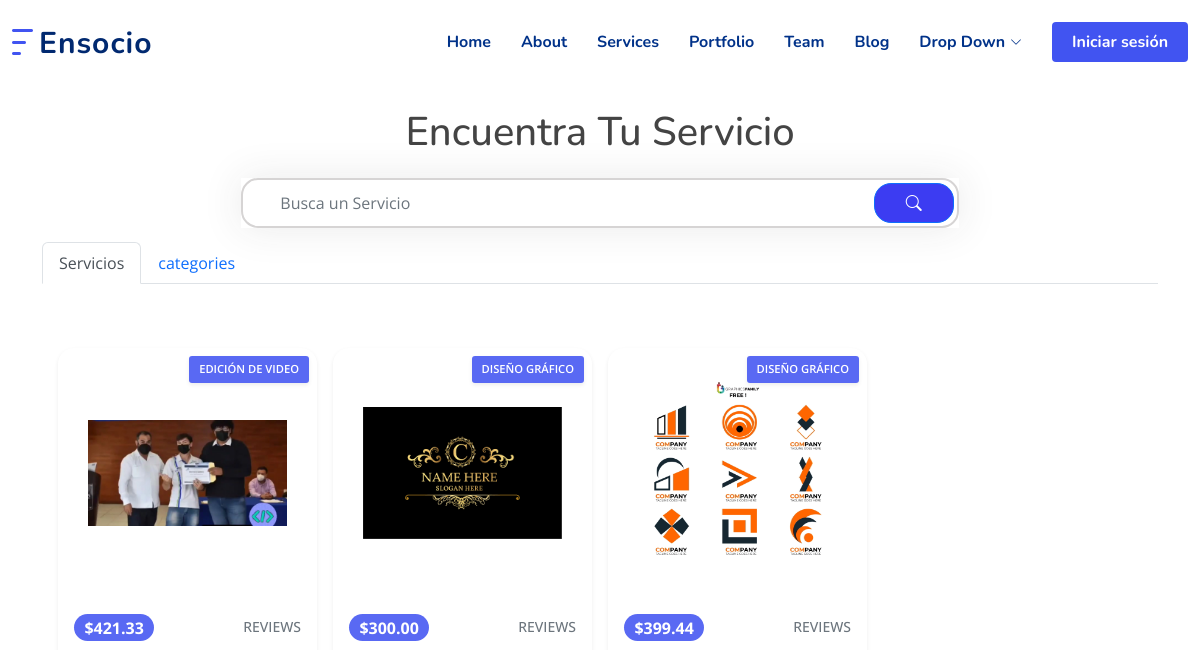
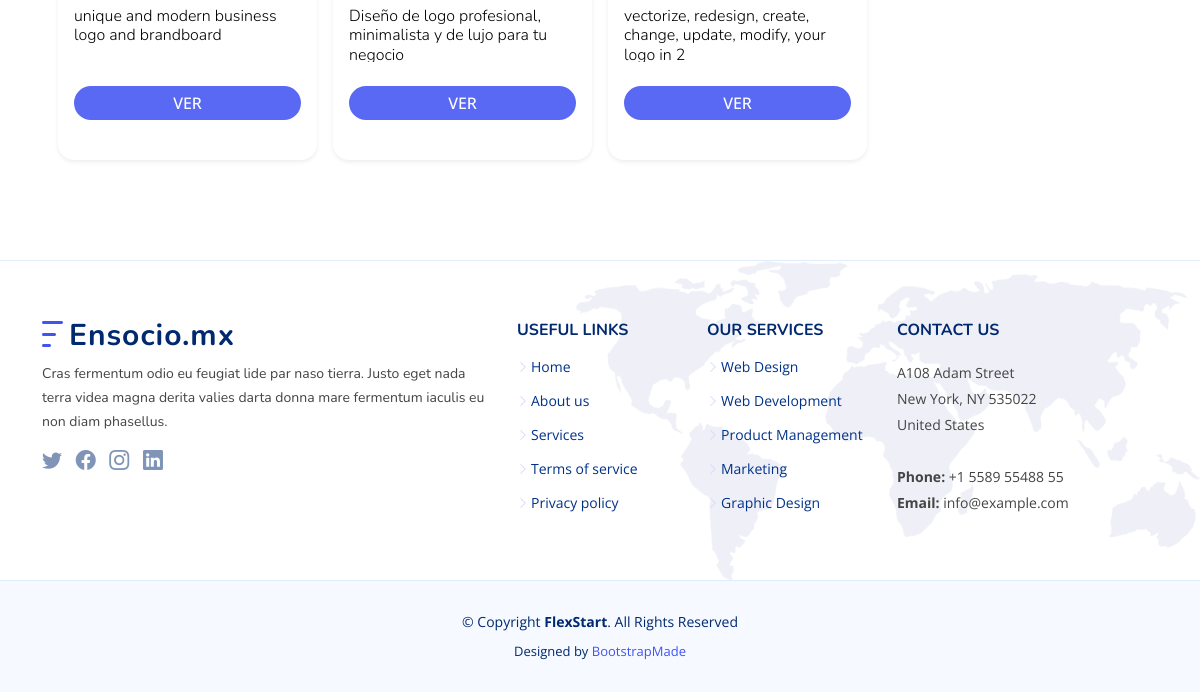
The app's page /all_posts/, older data (2 pictures, top to bottom).
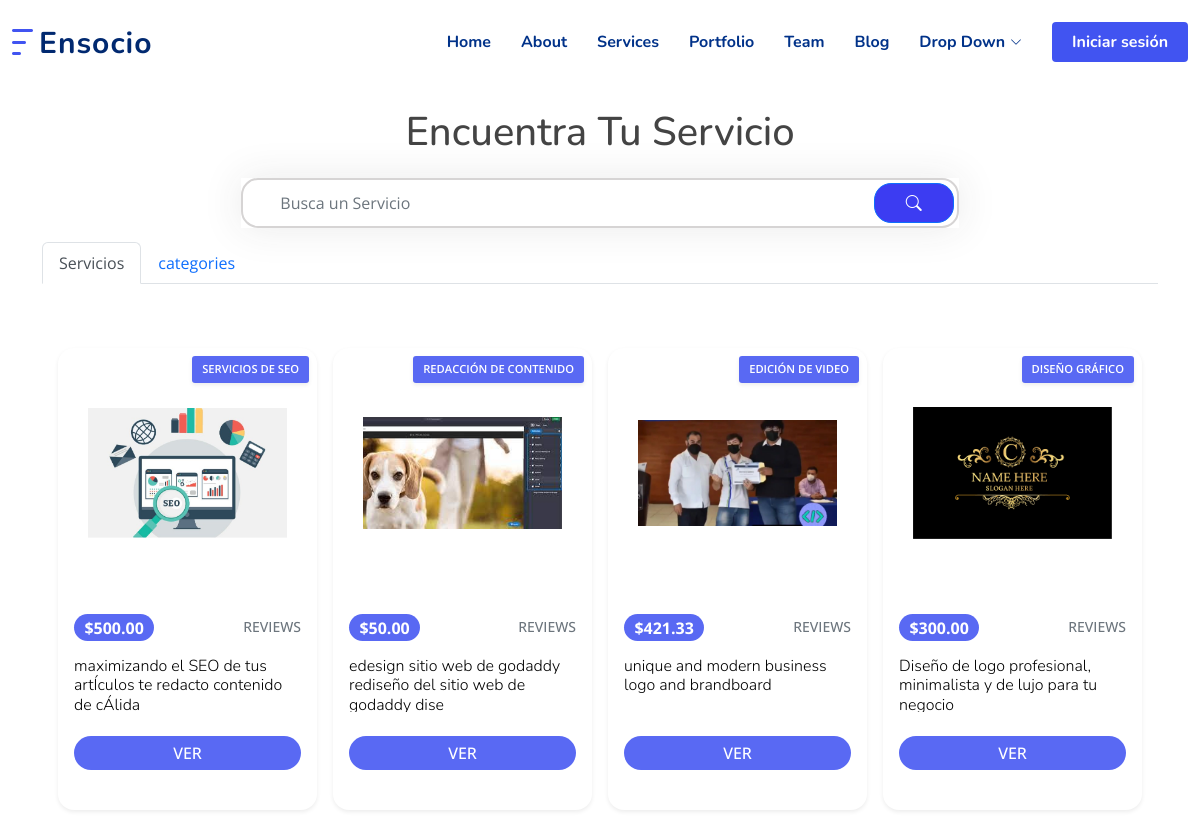
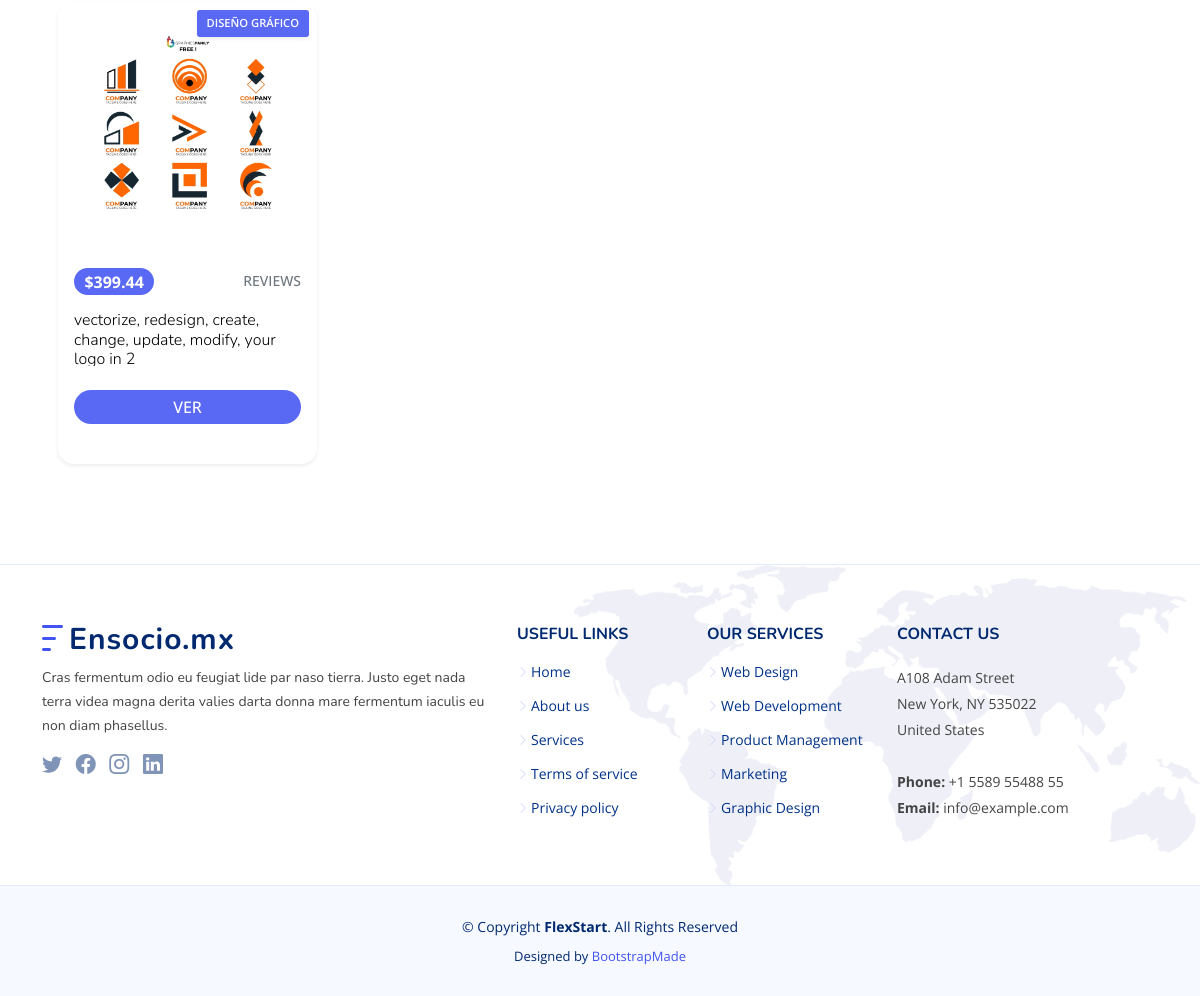
The same page, newer data (2 pictures, top to bottom).
### store/models.py (models this page shows, shortened)
class Post(models.Model):
    category = models.ForeignKey(Category, related_name='product', on_delete=models.CASCADE, null=True)
    title = models.CharField(max_length=255)
    content = models.TextField(max_length=1599)
    detailed_description = RichTextField(null=True)
    STATUS_CHOICES = (
        ('1 día', '1 día'),
        ('2 días', '2 días'),
        ('3 días', '3 días'),
        ('4 días', '4 días'),
        ('5 días', '5 días'),
        ('6 días', '6 días'),
        ('1 semana', '1 semana'),
        ('2 semanas', '2 semanas'),
        ('3 semanas', '3 semanas'),
        ('1 mes', '1 mes'),
        ('2 meses', '2 meses'),
    )
    delivery_time = models.CharField(max_length=20, choices=STATUS_CHOICES, default='1 día')
    author = models.ForeignKey(User, on_delete=models.CASCADE)
    image = models.ImageField(upload_to='images/', default='images/default_p_img.jpg', null=True)
    image2 = models.ImageField(upload_to='images/', default='images/default_p_img.jpg', null=True)
    image3 = models.ImageField(upload_to='images/', default='images/default_p_img.jpg', null=True)
    price = models.IntegerField(default=0, null=True)
    is_active = models.BooleanField(default=True, null=True)
    created_at = models.DateTimeField(auto_now_add=True)
    updated = models.DateTimeField(auto_now=True, null=True)
    favorite = models.ManyToManyField(User, related_name='favorites', blank=True)
    likes = models.ManyToManyField(User, related_name='likes')
    dislikes = models.ManyToManyField(User, related_name='dislikes')
    class Meta:
        verbose_name_plural = 'Posts'
        ordering = ('-created_at',)
    def get_display_price(self):
        return "{0:.2f}".format(self.price / 100)

class Category(models.Model):
    name = models.CharField(max_length=200, db_index=True)
    category_image = models.ImageField(upload_to='cIcons/', null=True)
    updated = models.DateTimeField(auto_now=True)
    created = models.DateTimeField(auto_now_add=True)
    class Meta:
        verbose_name_plural = 'categories'
    def __str__(self):
        return self.name

### store/views.py (the view)
# urls.py: path('all_posts/', views.all_posts, name='all_posts'),
def all_posts(request):
    posts = Post.objects.all()
    categories = Category.objects.all()
    context = {
        'posts': posts,
        'categories': categories,
    }
    return render(request, 'service/all_posts.html', context)

### templates/service/all_posts.html (shortened to what this page needs)
{% extends '../base.html' %}
{% load static %}
{% block content %}
<br><br>
<section class="container-fluid d-flex align-items-center justify-content-between">
    <div class="container">
        <center>
            <h1>Encuentra Tu Servicio</h1>
        </center>
        <div style="padding: 14px;" class="container">
            <div class="row height d-flex justify-content-center align-items-center">
                <div class="col-md-8">
                    <div class="search">
                        <form action="{% url 'search' %}" method="post">
                            <input name="search" type="text" class="form-control" placeholder="Busca un Servicio">
                            <button value="submit" class="btn btn-primary"><i class="bi bi-search"></i></button>
                        </form>
                    </div>
                </div>
            </div>
        </div>
        <nav class="nav nav-tabs" id="nav-tab" role="tablist">
            <a class="nav-link active" id="nav-home-tab" data-bs-toggle="tab" href="#nav-home" role="tab" aria-controls="nav-home" aria-selected="true">Servicios</a>
            <a class="nav-link" id="nav-profile-tab" data-bs-toggle="tab" href="#nav-profile" role="tab" aria-controls="nav-profile" aria-selected="false">categories</a>
        </nav>
        <div class="tab-content" id="nav-tabContent">
            <div class="tab-pane fade show active" id="nav-home" role="tabpanel" aria-labelledby="nav-home-tab">
                <br>
                <div class="container-fluid bg-trasparent my-4 p-3" style="position: relative">
                    <div class="row row-cols-1 row-cols-xs-2 row-cols-sm-2 row-cols-lg-4 g-3">
                        {% for post in posts %}
                        <div class="col hp">
                            <div class="card h-100 shadow-sm">
                                <a href="{% url 'post_detail' post.pk %}">
                                    <img src="{{ post.image.url }}" class="card-img-top" alt="product.title" />
                                </a>
                                <div style="background-color: #5969f3;" class="label-top shadow-sm">
                                    <a class="text-white" href="{% url 'category_list' post.category.pk %}">{{ post.category }}</a>
                                </div>
                                <div class="card-body">
                                    <div class="clearfix mb-3">
                                        <span class="float-start badge rounded-pill bg-success">${{ post.get_display_price }}</span>
                                        <span class="float-end"><a href="#" class="small text-muted text-uppercase aff-link">reviews</a></span>
                                    </div>
                                    <h5 class="card-title">
                                        <a href="{% url 'post_detail' post.pk %}">{{ post.title|slice:"67" }}</a>
                                    </h5>
                                    <div class="d-grid gap-2 my-4">
                                        <a style="color: white;"  href="{% url 'post_detail' post.pk %}" class="btn btn-warning bold-btn">Ver</a>
                                    </div>
                                </div>
                            </div>
                        </div>
                        {% endfor %}
                    </div>
                </div>
            </div>
        </div>
    </div>
</section>
{% endblock %}

Row changes from the older to the newer data that the page shows:
added Post: image (picture), category "SERVICIOS DE SEO", get_display_price "500.00", title "maximizando el SEO de tus artÍculos te redacto contenido de cÁlida"
added Post: image (picture), category "REDACCIÓN DE CONTENIDO", get_display_price "50.00", title "edesign sitio web de godaddy rediseño del sitio web de godaddy dise"
